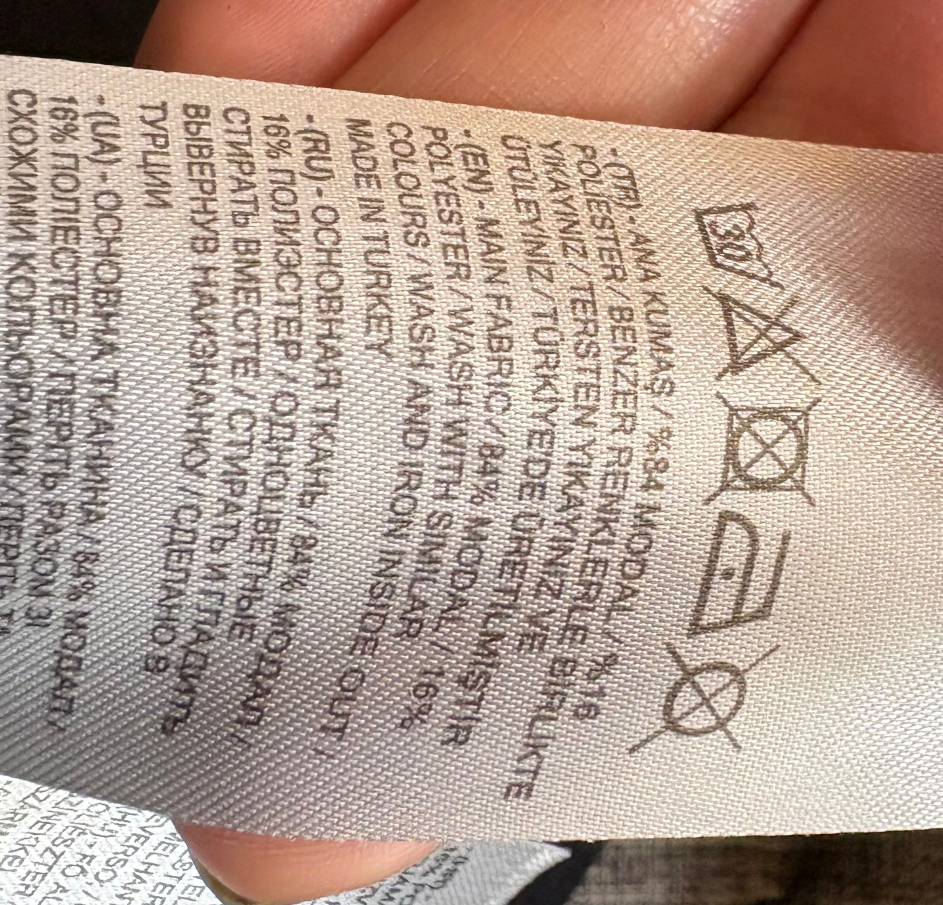
#> input picture backend/test_etiket.jpeg, 1885 x 1810 px (shown at 1/2 size)
$ python -i preprocessor.py   (imports and definitions only)
#> lines starting #> are read from the running program, lines starting #| are printed output that depends on the picture
"""Image preprocessing utilities for OCR input preparation."""

from __future__ import annotations

from pathlib import Path

import cv2
import numpy as np

MAX_INPUT_LONG_EDGE = 1800
MAX_OCR_VARIANT_LONG_EDGE = 1000
OCR_SCALE_FACTOR = 1.6
FAST_VARIANT_NAMES = {
    "band_upper_grayscale",
    "band_lower_grayscale",
    "band_middle_grayscale",
    "band_upper_denoise_clahe",
    "band_lower_denoise_clahe",
    "grayscale_resize",
    "denoise_clahe",
    "sharpened_otsu",
    "adaptive_gaussian",
}


def _compute_skew_angle(binary_image: np.ndarray) -> float:
    """Estimate the skew angle from foreground pixels in a binary image."""
    foreground_points = np.column_stack(np.where(binary_image < 255))
    if foreground_points.size == 0:
        return 0.0

    angle = cv2.minAreaRect(foreground_points)[-1]
    if angle < -45:
        angle = 90 + angle
    elif angle > 45:
        angle = angle - 90

    return float(angle)


def _rotate_image(image: np.ndarray, angle: float) -> np.ndarray:
    """Rotate an image around its center while preserving the original size."""
    if abs(angle) < 0.1:
        return image

    height, width = image.shape[:2]
    center = (width / 2.0, height / 2.0)
    rotation_matrix = cv2.getRotationMatrix2D(center, angle, 1.0)

    return cv2.warpAffine(
        image,
        rotation_matrix,
        (width, height),
        flags=cv2.INTER_CUBIC,
        borderMode=cv2.BORDER_REPLICATE,
    )


def _resize_for_ocr(grayscale: np.ndarray) -> np.ndarray:
    """Scale label text up before OCR."""
    enlarged = cv2.resize(
        grayscale,
        None,
        fx=OCR_SCALE_FACTOR,
        fy=OCR_SCALE_FACTOR,
        interpolation=cv2.INTER_CUBIC,
    )
    return _limit_variant_size(enlarged)


def _limit_variant_size(image: np.ndarray) -> np.ndarray:
    """Keep OCR variants large enough to read but bounded for CPU latency."""
    height, width = image.shape[:2]
    long_edge = max(height, width)
    if long_edge <= MAX_OCR_VARIANT_LONG_EDGE:
        return image

    scale = MAX_OCR_VARIANT_LONG_EDGE / long_edge
    return cv2.resize(
        image,
        (max(1, round(width * scale)), max(1, round(height * scale))),
        interpolation=cv2.INTER_AREA,
    )


def _deskew(binary_image: np.ndarray) -> np.ndarray:
    """Deskew a binary image using its foreground text angle."""
    angle = _compute_skew_angle(binary_image)
    return _rotate_image(binary_image, angle)


def _reduce_fabric_texture(binary_image: np.ndarray) -> np.ndarray:
    """Remove small thread-like texture artifacts from a binary OCR image."""
    kernel = cv2.getStructuringElement(cv2.MORPH_RECT, (2, 2))
    return cv2.morphologyEx(binary_image, cv2.MORPH_OPEN, kernel)


def _sharpen(image: np.ndarray) -> np.ndarray:
    """Apply a light sharpening kernel for faint label text."""
    kernel = np.array([[0, -1, 0], [-1, 5, -1], [0, -1, 0]])
    return cv2.filter2D(image, -1, kernel)


def apply_clahe_enhancement(image: np.ndarray) -> np.ndarray:
    """Enhance local contrast by applying CLAHE to the LAB lightness channel."""
    if len(image.shape) == 2:
        bgr_image = cv2.cvtColor(image, cv2.COLOR_GRAY2BGR)
    else:
        bgr_image = image

    lab_image = cv2.cvtColor(bgr_image, cv2.COLOR_BGR2LAB)
    lightness, channel_a, channel_b = cv2.split(lab_image)
    clahe = cv2.createCLAHE(clipLimit=3.0, tileGridSize=(8, 8))
    enhanced_lightness = clahe.apply(lightness)
    enhanced_lab = cv2.merge((enhanced_lightness, channel_a, channel_b))
    return cv2.cvtColor(enhanced_lab, cv2.COLOR_LAB2BGR)


def apply_adaptive_threshold(image: np.ndarray) -> np.ndarray:
    """Apply Gaussian adaptive thresholding to a grayscale version of an image."""
    if len(image.shape) == 2:
        grayscale = image
    else:
        grayscale = cv2.cvtColor(image, cv2.COLOR_BGR2GRAY)

    return cv2.adaptiveThreshold(
        grayscale,
        255,
        cv2.ADAPTIVE_THRESH_GAUSSIAN_C,
        cv2.THRESH_BINARY,
        11,
        2,
    )


def _load_grayscale(image_path: str) -> np.ndarray:
    """Load an image from disk as grayscale."""
#> called with image_path = '../test_etiket.jpeg'
    path = Path(image_path)
    if not path.is_file():
        raise FileNotFoundError(f"Image file not found: {image_path}")

    image = cv2.imread(str(path))
#> image is the input picture: shape (1810, 1885, 3); mean B, G, R 145.7, 158.1, 179.8
    if image is None:
        raise ValueError(f"Failed to read image file: {image_path}")

    grayscale = cv2.cvtColor(image, cv2.COLOR_BGR2GRAY)
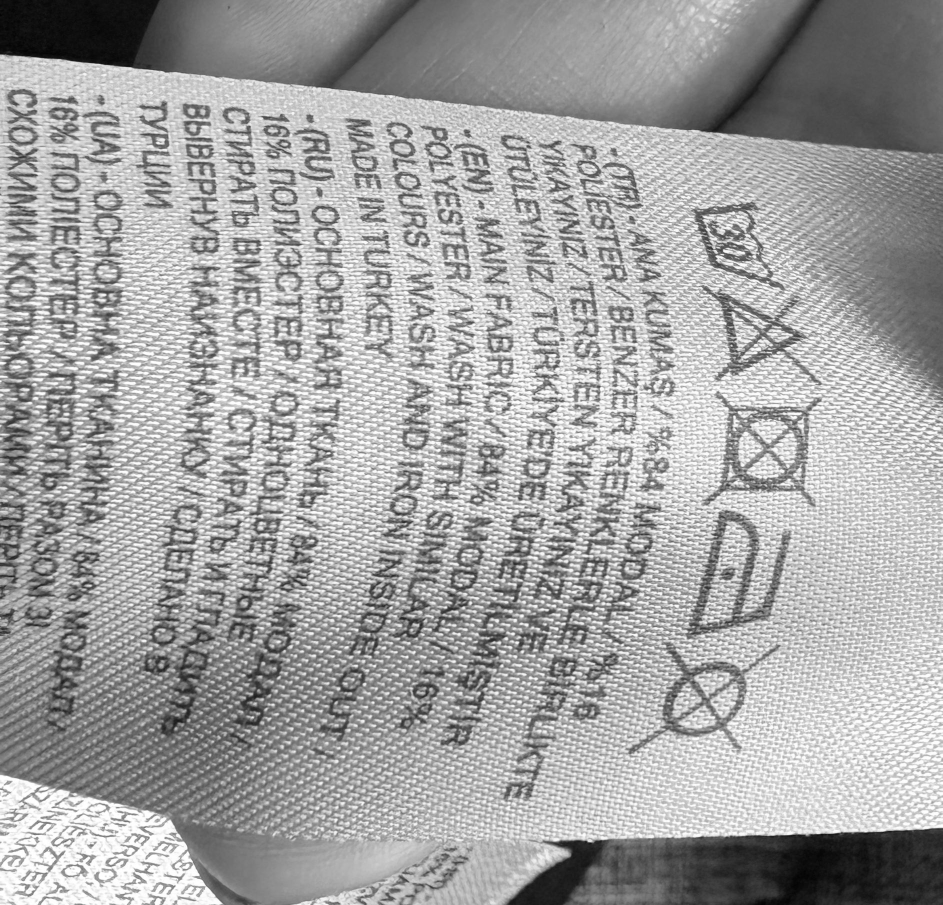
#> grayscale: shape (1810, 1885) (shown at 1/2 size); min 2, max 255, mean 163.1
    return _limit_image_size(grayscale)


def _limit_image_size(grayscale: np.ndarray) -> np.ndarray:
    """Downscale very large photos before OCR preprocessing."""
    height, width = grayscale.shape[:2]
#> height = 1810; width = 1885
    long_edge = max(height, width)
#> long_edge = 1885
    if long_edge <= MAX_INPUT_LONG_EDGE:
        return grayscale

    scale = MAX_INPUT_LONG_EDGE / long_edge
#> scale = 0.955
    return cv2.resize(
        grayscale,
        (max(1, round(width * scale)), max(1, round(height * scale))),
        interpolation=cv2.INTER_AREA,
    )


def _orientation_variants(grayscale: np.ndarray) -> list[tuple[str, np.ndarray]]:
    """Return likely reading orientations for label photos."""
    variants = [
        ("original", grayscale),
        ("rot90_clockwise", cv2.rotate(grayscale, cv2.ROTATE_90_CLOCKWISE)),
        ("rot90_counterclockwise", cv2.rotate(grayscale, cv2.ROTATE_90_COUNTERCLOCKWISE)),
        ("rot180", cv2.rotate(grayscale, cv2.ROTATE_180)),
    ]
    height, width = grayscale.shape[:2]
#> height = 1728; width = 1800
    if height > width * 1.25:
        return [variants[2], variants[1], variants[0], variants[3]]
    return [variants[2], variants[1], variants[0], variants[3]]


def _long_label_band_variants(image: np.ndarray, prefix: str) -> list[tuple[str, np.ndarray]]:
    """Return OCR crops for long label photos where full-line OCR is noisy."""
    height, width = image.shape[:2]
    if width < height * 2.4:
        return []

    bands = (
        ("upper", 0.18, 0.46),
        ("lower", 0.52, 0.84),
        ("middle", 0.34, 0.68),
    )
    variants: list[tuple[str, np.ndarray]] = []
    for band_name, start_fraction, end_fraction in bands:
        y1 = max(0, int(height * start_fraction))
        y2 = min(height, int(height * end_fraction))
        if y2 - y1 < 24:
            continue
        crop = image[y1:y2, :]
        crop = cv2.resize(crop, None, fx=2.0, fy=2.0, interpolation=cv2.INTER_CUBIC)
        variants.append((f"band_{band_name}_{prefix}", crop))
    return variants


def _preprocess_oriented_image(grayscale: np.ndarray) -> list[tuple[str, np.ndarray]]:
    """Return OCR-ready variants for one image orientation."""
    enlarged = _resize_for_ocr(grayscale)
    denoised = cv2.fastNlMeansDenoising(enlarged, None, h=10, templateWindowSize=7, searchWindowSize=21)

    clahe = cv2.createCLAHE(clipLimit=2.0, tileGridSize=(8, 8))
    enhanced = clahe.apply(denoised)
    sharpened = _sharpen(enhanced)

    adaptive_gaussian = cv2.adaptiveThreshold(
        enhanced,
        255,
        cv2.ADAPTIVE_THRESH_GAUSSIAN_C,
        cv2.THRESH_BINARY,
        31,
        15,
    )
    adaptive_gaussian = _reduce_fabric_texture(adaptive_gaussian)
    adaptive_mean = cv2.adaptiveThreshold(
        enhanced,
        255,
        cv2.ADAPTIVE_THRESH_MEAN_C,
        cv2.THRESH_BINARY,
        35,
        11,
    )
    _, otsu = cv2.threshold(enhanced, 0, 255, cv2.THRESH_BINARY + cv2.THRESH_OTSU)
    _, sharpened_otsu = cv2.threshold(sharpened, 0, 255, cv2.THRESH_BINARY + cv2.THRESH_OTSU)

    band_variants = (
        _long_label_band_variants(enlarged, "grayscale")
        + _long_label_band_variants(enhanced, "denoise_clahe")
    )

    return band_variants + [
        ("original", _limit_variant_size(grayscale)),
        ("grayscale_resize", enlarged),
        ("grayscale_clahe", clahe.apply(enlarged)),
        ("denoise_clahe", enhanced),
        ("adaptive_gaussian", _deskew(adaptive_gaussian)),
        ("adaptive_mean", _deskew(adaptive_mean)),
        ("otsu", _deskew(otsu)),
        ("sharpened_otsu", _deskew(sharpened_otsu)),
        ("enhanced_grayscale", enhanced),
        ("clahe_lab", apply_clahe_enhancement(grayscale)),
        ("adaptive_threshold_gaussian_11", apply_adaptive_threshold(grayscale)),
    ]


def preprocess_image_variants(image_path: str, *, exhaustive: bool = False) -> list[tuple[str, np.ndarray]]:
    """Return OCR-ready variants for label photos.

    The default path is intentionally small for interactive use. Exhaustive mode
    is kept for debug diagnostics where accuracy investigation matters more than
    response time.
    """
    grayscale = _load_grayscale(image_path)
    variants: list[tuple[str, np.ndarray]] = []

    for orientation_name, oriented_image in _orientation_variants(grayscale):
        for variant_name, processed_image in _preprocess_oriented_image(oriented_image):
            if not exhaustive and variant_name not in FAST_VARIANT_NAMES:
                continue
            if not exhaustive and orientation_name == "rot180":
                continue
            variants.append((f"{orientation_name}_{variant_name}", processed_image))
#> this loop made 4 passes
#> orientation_name on passes 1 to 4: 'rot90_counterclockwise', 'rot90_clockwise', 'original', 'rot180'
#> pass 1, in _resize_for_ocr, `enlarged = cv2.resize( grayscale, None, fx=OCR_SCALE_FACTOR, fy=OCR_SC..`:
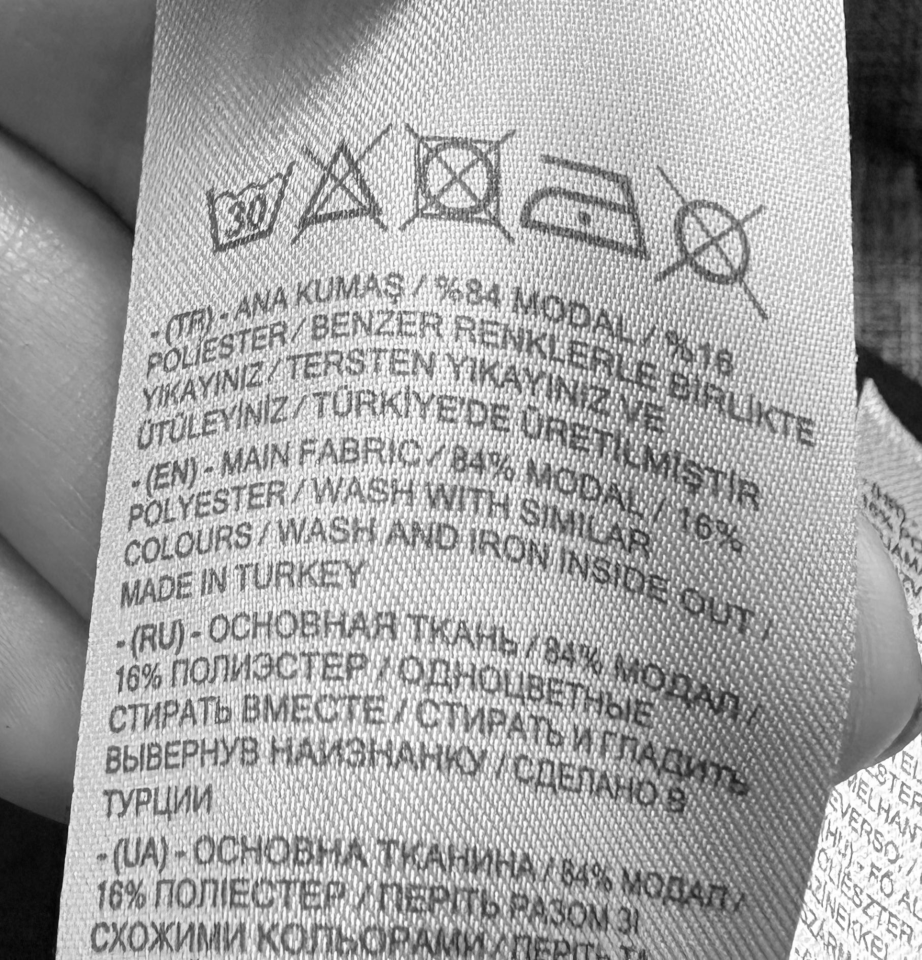
#> enlarged: shape (2880, 2765) (shown at 1/3 size); min 2, max 255, mean 163.1
#> pass 1, in _preprocess_oriented_image, `enhanced = clahe.apply(denoised)`:
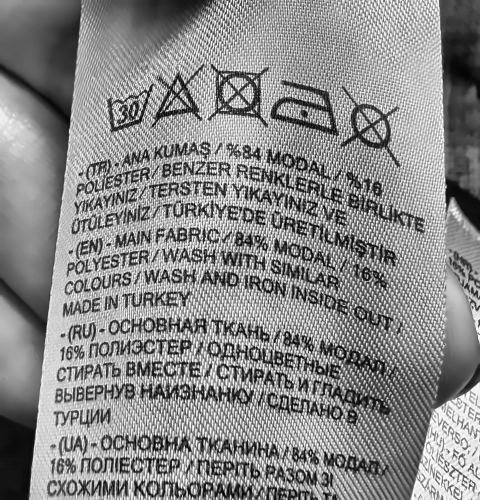
#> enhanced: shape (1000, 960) (shown at 1/2 size); min 1, max 255, mean 136.3
#> after the loop, variants = 12 items

    return variants if exhaustive else variants[:10]


def preprocess_image(image_path: str) -> np.ndarray:
    """Load an image from disk and prepare it for OCR."""
    return preprocess_image_variants(image_path)[0][1]

>>> result = preprocess_image_variants('../test_etiket.jpeg')
#> result = 10 items
